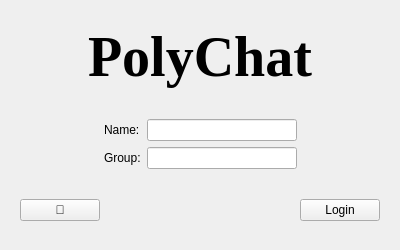
<?xml version="1.0" encoding="UTF-8"?>
<ui version="4.0">
 <class>LoginWidget</class>
 <widget class="QWidget" name="LoginWidget">
  <property name="geometry">
   <rect>
    <x>0</x>
    <y>0</y>
    <width>400</width>
    <height>250</height>
   </rect>
  </property>
  <property name="minimumSize">
   <size>
    <width>400</width>
    <height>250</height>
   </size>
  </property>
  <property name="maximumSize">
   <size>
    <width>400</width>
    <height>250</height>
   </size>
  </property>
  <property name="windowTitle">
   <string>Form</string>
  </property>
  <layout class="QVBoxLayout" name="verticalLayout">
   <item>
    <widget class="QLabel" name="label_3">
     <property name="sizePolicy">
      <sizepolicy hsizetype="Preferred" vsizetype="Fixed">
       <horstretch>0</horstretch>
       <verstretch>0</verstretch>
      </sizepolicy>
     </property>
     <property name="font">
      <font>
       <family>Times New Roman</family>
       <pointsize>42</pointsize>
       <italic>false</italic>
       <bold>true</bold>
       <underline>false</underline>
      </font>
     </property>
     <property name="text">
      <string>PolyChat</string>
     </property>
     <property name="alignment">
      <set>Qt::AlignCenter</set>
     </property>
    </widget>
   </item>
   <item>
    <widget class="QWidget" name="widget" native="true">
     <property name="sizePolicy">
      <sizepolicy hsizetype="Preferred" vsizetype="Fixed">
       <horstretch>0</horstretch>
       <verstretch>0</verstretch>
      </sizepolicy>
     </property>
     <layout class="QGridLayout" name="gridLayout">
      <item row="1" column="2">
       <widget class="QLineEdit" name="leUserGroupNumber"/>
      </item>
      <item row="1" column="1">
       <widget class="QLabel" name="label_2">
        <property name="text">
         <string>Group:</string>
        </property>
       </widget>
      </item>
      <item row="0" column="1">
       <widget class="QLabel" name="label">
        <property name="text">
         <string>Name:</string>
        </property>
       </widget>
      </item>
      <item row="1" column="0">
       <spacer name="horizontalSpacer_2">
        <property name="orientation">
         <enum>Qt::Horizontal</enum>
        </property>
        <property name="sizeHint" stdset="0">
         <size>
          <width>40</width>
          <height>20</height>
         </size>
        </property>
       </spacer>
      </item>
      <item row="1" column="3">
       <spacer name="horizontalSpacer">
        <property name="orientation">
         <enum>Qt::Horizontal</enum>
        </property>
        <property name="sizeHint" stdset="0">
         <size>
          <width>40</width>
          <height>20</height>
         </size>
        </property>
       </spacer>
      </item>
      <item row="0" column="2">
       <widget class="QLineEdit" name="leUserName">
        <property name="minimumSize">
         <size>
          <width>150</width>
          <height>0</height>
         </size>
        </property>
       </widget>
      </item>
     </layout>
    </widget>
   </item>
   <item>
    <widget class="QWidget" name="widget_2" native="true">
     <property name="sizePolicy">
      <sizepolicy hsizetype="Preferred" vsizetype="Fixed">
       <horstretch>0</horstretch>
       <verstretch>0</verstretch>
      </sizepolicy>
     </property>
     <layout class="QHBoxLayout" name="horizontalLayout">
      <property name="topMargin">
       <number>0</number>
      </property>
      <property name="bottomMargin">
       <number>0</number>
      </property>
      <item>
       <widget class="QPushButton" name="btnInfo">
        <property name="text">
         <string>🚀</string>
        </property>
       </widget>
      </item>
      <item>
       <spacer name="horizontalSpacer_3">
        <property name="orientation">
         <enum>Qt::Horizontal</enum>
        </property>
        <property name="sizeHint" stdset="0">
         <size>
          <width>40</width>
          <height>20</height>
         </size>
        </property>
       </spacer>
      </item>
      <item>
       <widget class="QPushButton" name="btnLogin">
        <property name="text">
         <string>Login</string>
        </property>
        <property name="shortcut">
         <string>Return</string>
        </property>
       </widget>
      </item>
     </layout>
    </widget>
   </item>
  </layout>
 </widget>
 <tabstops>
  <tabstop>leUserName</tabstop>
  <tabstop>leUserGroupNumber</tabstop>
  <tabstop>btnLogin</tabstop>
  <tabstop>btnInfo</tabstop>
 </tabstops>
 <resources/>
 <connections/>
</ui>
